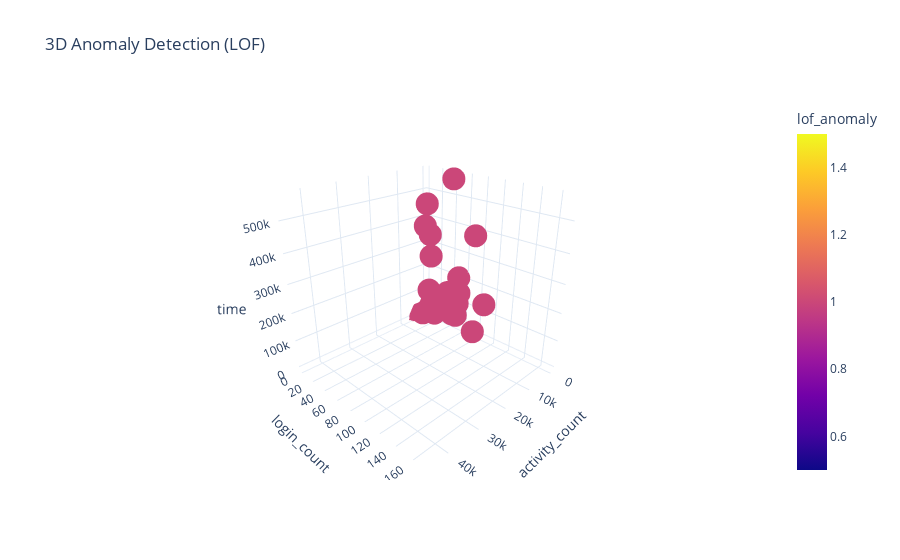

Notebook source saved alongside this figure:
### Markdown cell above
### **Anomaly Detection with Local Outlier Factor (LOF)**

Local Outlier Factor (LOF) is applied to detect anomalies in the standardized engagement features. An interactive 3D scatter plot is created to visualize the anomalies with fixed camera settings, ensuring a stable view. This helps in identifying learners whose engagement patterns differ significantly from the norm.

### Code cell
lof = LocalOutlierFactor(n_neighbors=20)
lof_labels = lof.fit_predict(scaled_data)
df['lof_anomaly'] = (lof_labels == -1).astype(int)
print("Number of anomalies detected:", df['lof_anomaly'].sum())

anom_df = df[df['lof_anomaly'] == 1]
fig_anom = px.scatter_3d(
    anom_df,
    x='activity_count',
    y='login_count',
    z='time',
    color='lof_anomaly',
    title='3D Anomaly Detection (LOF)',
    template='plotly_white'
)

fig_anom.update_layout(scene_camera=dict(eye=dict(x=1.5, y=1.5, z=1), center=dict(x=0, y=0, z=0)))
fig_anom.show()

### Figure 1 — Plotly figure (JSON) as saved in the notebook; plotly's stock layout.template omitted (floating-point values rounded to 4 significant figures)
{"data": [{"hovertemplate": "activity_count=%{x}<br>login_count=%{y}<br>time=%{z}<br>lof_anomaly=%{marker.color}<extra></extra>", "legendgroup": "", "marker": {"color": [1, 1, 1, 1, 1, 1, 1, 1, 1, 1, 1, 1, 1, 1, 1, 1, 1, 1, 1, 1, 1, 1, 1, 1, 1, 1, 1, 1, 1, 1, 1, 1, 1, 1, 1, 1, 1, 1, 1, 1, 1, 1, 1, 1, 1, 1, 1, 1, 1, 1, 1, 1, 1, 1, 1, 1, 1, 1, 1, 1, 1, 1, 1, 1, 1, 1, 1, 1, 1, 1, 1, 1, 1, 1, 1, 1, 1, 1, 1, 1, 1, 1, 1, 1, 1, 1, 1, 1, 1, 1, 1, 1, 1, 1, 1, 1, 1, 1, 1, 1, 1, 1, 1, 1, 1, 1, 1, 1, 1, 1, 1, 1, 1], "coloraxis": "coloraxis", "symbol": "circle"}, "mode": "markers", "name": "", "scene": "scene", "showlegend": false, "type": "scatter3d", "x": [1, 2170, 7257, 3, 45023, 12922, 3, 1079, 1894, 4241, 123, 211, 201, 142, 462, 4644, 122, 83, 83, 82, 394, 6015, 2450, 1810, 83, 859, 339, 647, 87, 529, 124, 86, 4964, 352, 3075, 182, 82, 13917, 583, 310, 3902, 90, 912, 8558, 409, 209, 142, 131, 61, 6019, 7320, 193, 4608, 154, 2260, 7, 14, 14, 50, 49, 779, 14, 724, 14, 44, 16, 61, 14, 10533, 14, 6461, 1613, 13, 760, 45, 14, 14, 43, 13, 17, 41, 16, 14, 20, 16, 4220, 61, 780, 896, 1006, 2608, 3692, 956, 13, 930, 1822, 34, 139, 14, 14, 3725, 22, 13, 29, 132, 14, 10696, 17, 13, 14, 27, 14, 65], "y": [null, null, null, 1, 169, 107, null, 54, 46, 63, 2, 2, 1, 2, 2, 57, 1, null, null, null, 1, 91, 55, 13, null, 5, 3, 4, null, 3, 1, null, 23, 3, 13, 2, null, 113, 2, 2, 64, 4, 46, 73, 2, 3, 1, 2, 1, 68, 26, 2, 100, 1, 42, 1, null, null, 2, 2, 2, null, 2, null, 2, null, 1, null, 51, null, 37, 2, 1, 1, 2, null, null, 4, 1, null, 2, null, null, null, null, 10, 1, 1, 2, 3, 1, 2, 2, 1, 2, 2, 2, 1, null, null, 4, null, 1, 2, 1, null, 47, null, 1, null, null, null, 1], "z": [null, null, null, null, null, null, null, 207980, 563691, 127684, 1923, 1015, 0, 1628, 326, 79215, 0, 0, 0, 0, 0, 57700, 60248, 342566, 0, 11784, 4717, 15573, 0, 1957, 0, 0, 139907, 57, 461267, 77, 0, 453162, 4914, 14574, 168798, 92, 47757, 191809, 0, 517, 0, 1847, 0, 145269, 400607, 151, 169087, 0, 139954, 0, 0, 0, 9352, 9594, 22139, 0, 202, 0, 2398, 0, 0, 0, 130087, 0, 65776, 1308, 0, 0, 1445, 0, 0, 568, 0, 0, 2481, 0, 0, 0, 0, 22017, 0, 0, 2951, 2548, 0, 309, 84, 0, 384, 5611, 1306, 0, 0, 0, 7063, 0, 0, 991, 0, 0, 318734, 0, 0, 0, null, 0, 0]}], "layout": {"coloraxis": {"colorbar": {"title": {"text": "lof_anomaly"}}, "colorscale": [[0, "#0d0887"], [0.1111, "#46039f"], [0.2222, "#7201a8"], [0.3333, "#9c179e"], [0.4444, "#bd3786"], [0.5556, "#d8576b"], [0.6667, "#ed7953"], [0.7778, "#fb9f3a"], [0.8889, "#fdca26"], [1, "#f0f921"]]}, "legend": {"tracegroupgap": 0}, "scene": {"camera": {"center": {"x": 0, "y": 0, "z": 0}, "eye": {"x": 1.5, "y": 1.5, "z": 1}}, "domain": {"x": [0, 1], "y": [0, 1]}, "xaxis": {"title": {"text": "activity_count"}}, "yaxis": {"title": {"text": "login_count"}}, "zaxis": {"title": {"text": "time"}}}, "title": {"text": "3D Anomaly Detection (LOF)"}}}
